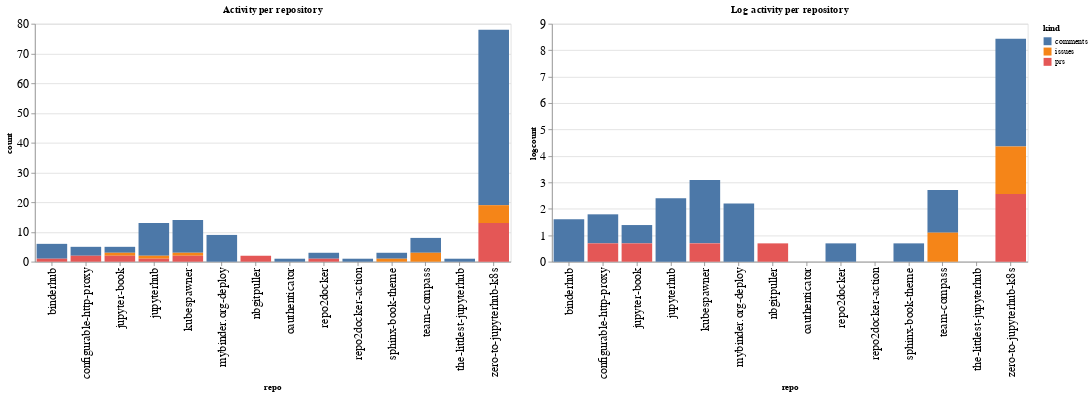

This figure's notebook cell:
### Code cell
ch1 = alt.Chart(repo_summaries, width=600, title="Activity per repository").mark_bar().encode(
    x='repo',
    y='count',
    color='kind',
    tooltip="kind"
)

ch2 = alt.Chart(repo_summaries, width=600, title="Log activity per repository").mark_bar().encode(
    x='repo',
    y='logcount',
    color='kind',
    tooltip="kind"
)

ch1 | ch2

### Figure 1 — Vega-Lite specification as saved in the notebook (floating-point values rounded to 4 significant figures)
{"config": {"axisLeft": {"labelFontSize": 15}, "axisBottom": {"labelFontSize": 15}}, "hconcat": [{"mark": "bar", "encoding": {"color": {"type": "nominal", "field": "kind"}, "tooltip": {"type": "nominal", "field": "kind"}, "x": {"type": "nominal", "field": "repo"}, "y": {"type": "quantitative", "field": "count"}}, "title": "Activity per repository", "width": 600}, {"mark": "bar", "encoding": {"color": {"type": "nominal", "field": "kind"}, "tooltip": {"type": "nominal", "field": "kind"}, "x": {"type": "nominal", "field": "repo"}, "y": {"type": "quantitative", "field": "logcount"}}, "title": "Log activity per repository", "width": 600}], "data": {"name": "data-4d5f3841648feb032cb92b730b36c33f"}, "$schema": "https://vega.github.io/schema/vega-lite/v4.8.1.json", "datasets": {"data-4d5f3841648feb032cb92b730b36c33f": [{"repo": "binderhub", "kind": "comments", "count": 5, "logcount": 1.609}, {"repo": "binderhub", "kind": "prs", "count": 1, "logcount": 0.0}, {"repo": "configurable-http-proxy", "kind": "comments", "count": 3, "logcount": 1.099}, {"repo": "configurable-http-proxy", "kind": "prs", "count": 2, "logcount": 0.6931}, {"repo": "jupyter-book", "kind": "comments", "count": 2, "logcount": 0.6931}, {"repo": "jupyter-book", "kind": "issues", "count": 1, "logcount": 0.0}, {"repo": "jupyter-book", "kind": "prs", "count": 2, "logcount": 0.6931}, {"repo": "jupyterhub", "kind": "comments", "count": 11, "logcount": 2.398}, {"repo": "jupyterhub", "kind": "issues", "count": 1, "logcount": 0.0}, {"repo": "jupyterhub", "kind": "prs", "count": 1, "logcount": 0.0}, {"repo": "kubespawner", "kind": "comments", "count": 11, "logcount": 2.398}, {"repo": "kubespawner", "kind": "issues", "count": 1, "logcount": 0.0}, {"repo": "kubespawner", "kind": "prs", "count": 2, "logcount": 0.6931}, {"repo": "mybinder.org-deploy", "kind": "comments", "count": 9, "logcount": 2.197}, {"repo": "nbgitpuller", "kind": "prs", "count": 2, "logcount": 0.6931}, {"repo": "oauthenticator", "kind": "comments", "count": 1, "logcount": 0.0}, {"repo": "repo2docker", "kind": "comments", "count": 2, "logcount": 0.6931}, {"repo": "repo2docker", "kind": "prs", "count": 1, "logcount": 0.0}, {"repo": "repo2docker-action", "kind": "comments", "count": 1, "logcount": 0.0}, {"repo": "sphinx-book-theme", "kind": "comments", "count": 2, "logcount": 0.6931}, {"repo": "sphinx-book-theme", "kind": "issues", "count": 1, "logcount": 0.0}, {"repo": "team-compass", "kind": "comments", "count": 5, "logcount": 1.609}, {"repo": "team-compass", "kind": "issues", "count": 3, "logcount": 1.099}, {"repo": "the-littlest-jupyterhub", "kind": "comments", "count": 1, "logcount": 0.0}, {"repo": "zero-to-jupyterhub-k8s", "kind": "comments", "count": 59, "logcount": 4.078}, {"repo": "zero-to-jupyterhub-k8s", "kind": "issues", "count": 6, "logcount": 1.792}, {"repo": "zero-to-jupyterhub-k8s", "kind": "prs", "count": 13, "logcount": 2.565}]}}
